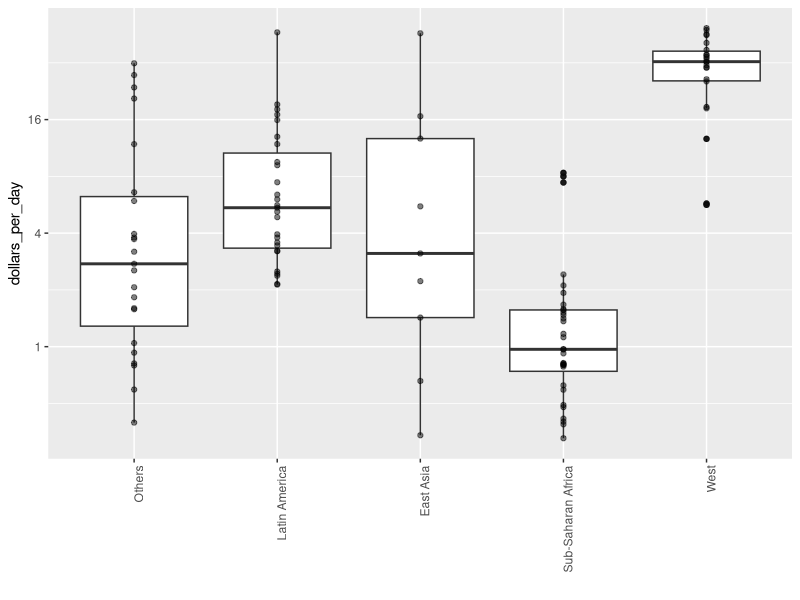

Reproduce this figure in R.
library(dslabs)
library(tidyverse)
data(gapminder)
gapminder<-gapminder%>%mutate(dollars_per_day=gdp/population/365)
gapminder<-gapminder%>%mutate(group = case_when(
  region %in% c("Western Europe", "Northern Europe","Southern Europe",
                "Northern America", "Australia and New Zealand") ~ "West",
  region %in% c("Eastern Asia", "South-Eastern Asia") ~ "East Asia",
  region %in% c("Caribbean", "Central America", "South America") ~ "Latin America",
  continent == "Africa" & region != "Northern Africa" ~ "Sub-Saharan Africa",
  TRUE ~ "Others"))


gapminder <- gapminder %>%
  mutate(group = factor(group,
                        levels = c("Others", "Latin America", "East Asia", "Sub-Saharan Africa", "West")))
p <- gapminder %>%
  filter(year == 1970 & !is.na(gdp)) %>%
  ggplot(aes(group, dollars_per_day)) +
  geom_boxplot() +
  theme(axis.text.x = element_text(angle = 90, hjust = 1)) +
  scale_y_continuous(trans = "log2") +
  xlab("")

p+geom_point(alpha=0.5)
